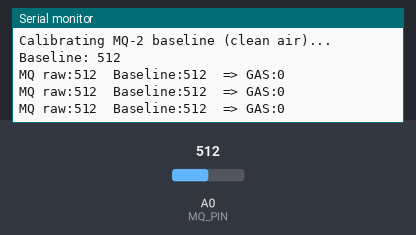
A sketch run on a simulated Arduino Nano, built with avr-gcc and run on an emulated ATmega328P. Shown: the last lines printed to the serial monitor. The test bench sets the inputs (shaded band); at power-on: A0 (MQ_PIN) = 512.

Above: at 2.2 s.
2.3 s: A0 (MQ_PIN) set to 716
At 2.9 s:
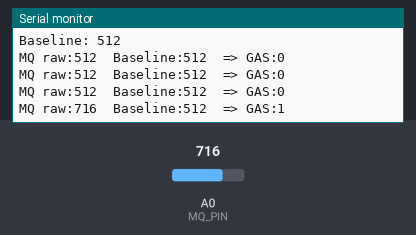
3.8 s: A0 (MQ_PIN) set to 900
At 4.4 s:
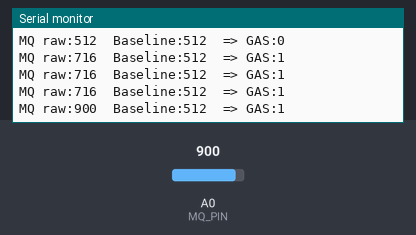
Timing chart, 0 to 6.8 s (numbered marks = the images above; inputs shaded):
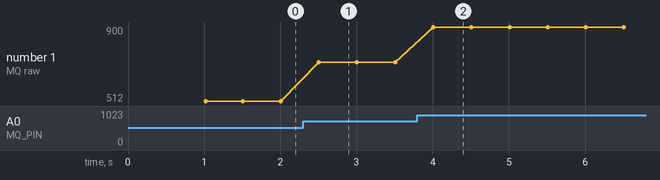

Measured:
- after the input at 2.3 s, the serial monitor: prints a new line after 0.21 s (image 1)
- after the input at 3.8 s, the serial monitor: prints a new line after 0.21 s (image 2)
- plotted number 1: 512 → 716 after the input at 2.3 s, 716 → 900 after the input at 3.8 s

The sketch:

MQ_Gas_Threshold.ino
```cpp
/*
  MQ_Gas_Threshold.ino
  Phase 3 — MQ Gas Sensor Threshold & Alert Logic

  Builds on Phase 1's raw-reading test by adding a clean-air baseline
  calibration (averaged at startup) and a relative threshold-based
  gas alert flag. Runs standalone on Nano #1 before Phase 6 wires it
  into the buzzer/vibration outputs.

  Wiring: MQ-2 AO -> A0, VCC -> 5V, GND -> GND

  IMPORTANT: let the sensor warm up for 2-5 minutes (powered on,
  undisturbed) before relying on the baseline calibration below —
  calibrating too early gives an unstable, meaningless baseline.

  Expected result: Serial Monitor (9600 baud) prints the baseline
  once at startup, then raw value + a GAS flag (0/1) that flips to 1
  when the reading rises more than GAS_MARGIN above baseline.
*/

#define MQ_PIN A0
int mqBaseline = 0;
#define GAS_MARGIN 150 // tune after physical testing

void setup() {
  Serial.begin(9600);
  Serial.println("Calibrating MQ-2 baseline (clean air)...");
  long sum = 0;
  for (int i = 0; i < 20; i++) {
    sum += analogRead(MQ_PIN);
    delay(50);
  }
  mqBaseline = sum / 20;
  Serial.print("Baseline: ");
  Serial.println(mqBaseline);
}

void loop() {
  int mqRaw = analogRead(MQ_PIN);
  bool gasAlert = (mqRaw > mqBaseline + GAS_MARGIN);

  Serial.print("MQ raw:"); Serial.print(mqRaw);
  Serial.print("  Baseline:"); Serial.print(mqBaseline);
  Serial.print("  => GAS:"); Serial.println(gasAlert ? 1 : 0);

  delay(500);
}
```
